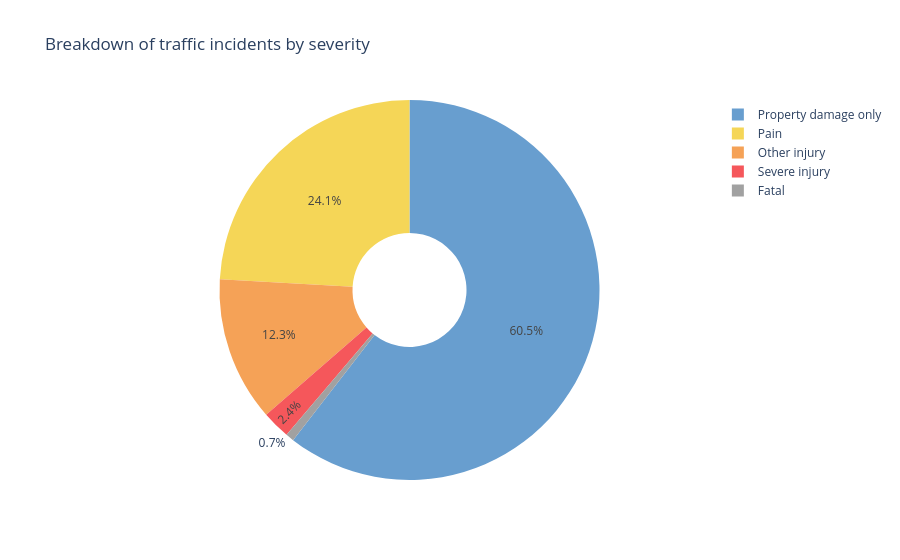

Notebook code cell kept with this figure:
### Code cell
fig_severity = px.pie(
    df_severity, 
    values = 'Percentage', 
    names = 'Severity', 
    color = 'Severity',
    title = 'Breakdown of traffic incidents by severity',
    color_discrete_map = plot_dictcolor,
    hole = 0.3)

fig_severity.show()

### Figure 1 — Plotly figure (JSON) as saved in the notebook; plotly's stock layout.template omitted (floating-point values rounded to 4 significant figures)
{"data": [{"customdata": [["Property damage only"], ["Pain"], ["Other injury"], ["Severe injury"], ["Fatal"]], "domain": {"x": [0, 1], "y": [0, 1]}, "hole": 0.3, "hovertemplate": "Severity=%{customdata[0]}<br>Percentage=%{value}<extra></extra>", "labels": ["Property damage only", "Pain", "Other injury", "Severe injury", "Fatal"], "legendgroup": "", "marker": {"colors": ["rgb(104,158,207)", "rgb(245,214,87)", "rgb(245,162,87)", "rgb(245,87,91)", "rgb(161,161,161)"]}, "name": "", "showlegend": true, "type": "pie", "values": [60.5, 24.1, 12.3, 2.4, 0.7]}], "layout": {"legend": {"tracegroupgap": 0}, "title": {"text": "Breakdown of traffic incidents by severity"}}}
